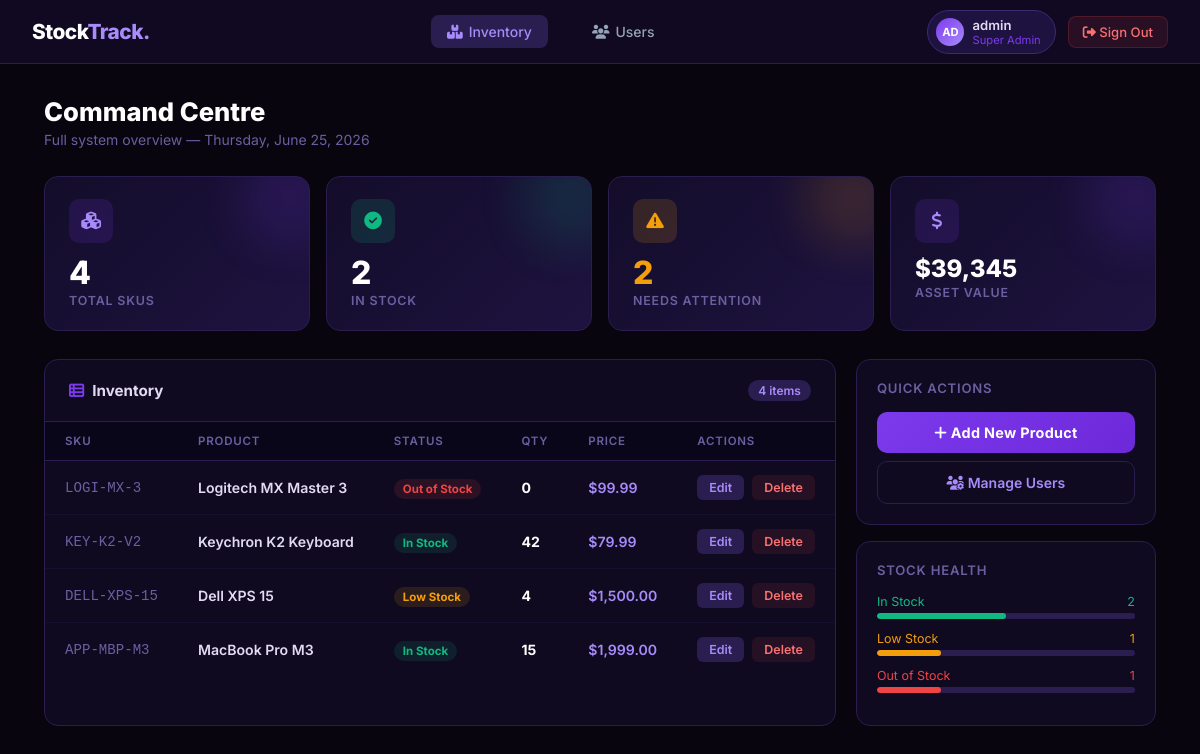
/dashboard.php (signed in), run on the app's committed database.
### tables this page shows
CREATE TABLE IF NOT EXISTS products (
    id           INT PRIMARY KEY AUTO_INCREMENT,
    product_name VARCHAR(100)   NOT NULL,
    sku          VARCHAR(50)    NOT NULL UNIQUE,
    quantity     INT            NOT NULL DEFAULT 0,
    price        DECIMAL(10,2)  NOT NULL DEFAULT 0.00,
    last_updated TIMESTAMP DEFAULT CURRENT_TIMESTAMP ON UPDATE CURRENT_TIMESTAMP
);

### dashboard.php (the view, shortened to what this page needs)
<?php
require 'includes/db.php';
$role = $_SESSION['user_role'] ?? 'viewer';
$result         = $conn->query("SELECT id, product_name, sku, quantity, price FROM products ORDER BY id DESC");
$total_products = $result->num_rows;
$total_value    = 0; $low_stock = 0; $out_stock = 0; $products = [];
while ($row = $result->fetch_assoc()) {
    $products[]  = $row;
    $total_value += $row['quantity'] * $row['price'];
    if ($row['quantity'] == 0) $out_stock++;
    elseif ($row['quantity'] < 5) $low_stock++;
}
$in_stock = $total_products - $low_stock - $out_stock;
?>
<!DOCTYPE html>
<html lang="en">
<head>
    <link rel="stylesheet" href="css/style.css">
    <link rel="stylesheet" href="https://cdnjs.cloudflare.com/ajax/libs/font-awesome/6.5.0/css/all.min.css">
</head>
<body>
<?php
if ($role === 'super_admin'):
    $initials = strtoupper(substr($_SESSION['user_name'], 0, 2));
?>
<nav class="sa-nav">
    <div class="brand">Stock<span>Track.</span></div>
    <div class="nav-links">
        <a href="dashboard.php" class="active"><i class="fa fa-boxes-stacked"></i> Inventory</a>
        <a href="users.php"><i class="fa fa-users"></i> Users</a>
    </div>
    <div class="nav-right">
        <div class="user-pill">
            <div class="avatar"><?php echo $initials; ?></div>
            <div>
                <div class="uname"><?php echo htmlspecialchars($_SESSION['user_name']); ?></div>
                <div class="urole">Super Admin</div>
            </div>
        </div>
        <a href="login.php?logout=1" class="btn-logout"><i class="fa fa-right-from-bracket"></i> Sign Out</a>
    </div>
</nav>
<div class="sa-body">
    <div class="sa-page-title">Command Centre</div>
    <div class="sa-page-sub">Full system overview — <?php echo date('l, F j, Y'); ?></div>
    <div class="sa-kpi-row">
        <div class="sa-kpi">
            <div class="kpi-icon" style="background:rgba(124,58,237,0.15); color:#a78bfa;"><i class="fa fa-cubes"></i></div>
            <div class="kpi-val"><?php echo $total_products; ?></div>
            <div class="kpi-label">Total SKUs</div>
            <div class="kpi-glow" style="background:#7c3aed;"></div>
        </div>
        <div class="sa-kpi">
            <div class="kpi-icon" style="background:rgba(16,185,129,0.15); color:#10b981;"><i class="fa fa-circle-check"></i></div>
            <div class="kpi-val"><?php echo $in_stock; ?></div>
            <div class="kpi-label">In Stock</div>
            <div class="kpi-glow" style="background:#10b981;"></div>
        </div>
        <div class="sa-kpi">
            <div class="kpi-icon" style="background:rgba(245,158,11,0.15); color:#f59e0b;"><i class="fa fa-triangle-exclamation"></i></div>
            <div class="kpi-val" style="color:<?php echo ($low_stock+$out_stock)>0?'#f59e0b':'#fff'; ?>"><?php echo $low_stock + $out_stock; ?></div>
            <div class="kpi-label">Needs Attention</div>
            <div class="kpi-glow" style="background:#f59e0b;"></div>
        </div>
        <div class="sa-kpi">
            <div class="kpi-icon" style="background:rgba(124,58,237,0.15); color:#a78bfa;"><i class="fa fa-dollar-sign"></i></div>
            <div class="kpi-val" style="font-size:1.5rem;">$<?php echo number_format($total_value,0); ?></div>
            <div class="kpi-label">Asset Value</div>
            <div class="kpi-glow" style="background:#7c3aed;"></div>
        </div>
    </div>
    <div class="sa-grid">
        <div class="sa-card">
            <div class="sa-card-head">
                <h3><i class="fa fa-table-list" style="color:#7c3aed; margin-right:8px;"></i>Inventory</h3>
                <span class="count"><?php echo $total_products; ?> items</span>
            </div>
            <table class="sa-table">
                <thead>
                    <tr>
                        <th>SKU</th><th>Product</th><th>Status</th><th>Qty</th><th>Price</th><th>Actions</th>
                    </tr>
                </thead>
                <tbody>
                <?php foreach($products as $p): ?>
                <tr>
                    <td class="sa-sku"><?php echo htmlspecialchars($p['sku']); ?></td>
                    <td style="font-weight:600; color:#e2d9f3;"><?php echo htmlspecialchars($p['product_name']); ?></td>
                    <td>
                        <?php if($p['quantity']==0): ?><span class="badge out-stock">Out of Stock</span>
                        <?php elseif($p['quantity']<5): ?><span class="badge low-stock">Low Stock</span>
                        <?php else: ?><span class="badge in-stock">In Stock</span><?php endif; ?>
                    </td>
                    <td class="sa-qty"><?php echo $p['quantity']; ?></td>
                    <td class="sa-price">$<?php echo number_format($p['price'],2); ?></td>
                    <td>
                        <div class="sa-act">
                            <button class="btn-edit" onclick="openEdit(<?php echo (int)$p['id']; ?>,<?php echo json_encode($p['product_name']); ?>,<?php echo json_encode($p['sku']); ?>,<?php echo (int)$p['quantity']; ?>,<?php echo number_format($p['price'],2,'.',''); ?>)">Edit</button>
                            <form method="POST" style="display:inline;" onsubmit="return confirm('Delete <?php echo htmlspecialchars(addslashes($p['product_name'])); ?>?');">
                                <button type="submit" class="btn-del">Delete</button>
                            </form>
                        </div>
                    </td>
                </tr>
                <?php endforeach; ?>
                </tbody>
            </table>
        </div>
        <div class="sa-panel">
            <div class="sa-panel-card">
                <h4>Quick Actions</h4>
                <button class="sa-add-btn" onclick="openModal('addModal')"><i class="fa fa-plus"></i> Add New Product</button>
                <a href="users.php" class="sa-user-btn"><i class="fa fa-users-gear"></i> Manage Users</a>
            </div>
            <div class="sa-panel-card">
                <h4>Stock Health</h4>
                <?php $tp = max($total_products,1); ?>
                <div class="sa-stock-bar">
                    <div class="bar-label"><span style="color:#10b981;">In Stock</span><span style="color:#10b981;"><?php echo $in_stock; ?></span></div>
                    <div class="bar-track"><div class="bar-fill" style="width:<?php echo round($in_stock/$tp*100); ?>%; background:#10b981;"></div></div>
                </div>
                <div class="sa-stock-bar">
                    <div class="bar-label"><span style="color:#f59e0b;">Low Stock</span><span style="color:#f59e0b;"><?php echo $low_stock; ?></span></div>
                    <div class="bar-track"><div class="bar-fill" style="width:<?php echo round($low_stock/$tp*100); ?>%; background:#f59e0b;"></div></div>
                </div>
                <div class="sa-stock-bar">
                    <div class="bar-label"><span style="color:#ef4444;">Out of Stock</span><span style="color:#ef4444;"><?php echo $out_stock; ?></span></div>
                    <div class="bar-track"><div class="bar-fill" style="width:<?php echo round($out_stock/$tp*100); ?>%; background:#ef4444;"></div></div>
                </div>
            </div>
        </div>
    </div>
</div>
<?php
endif; ?>
</body>
</html>

### style.css (style rules this page uses)
:root { --bg-base: #0f172a; --bg-surface: #1e293b; --primary: #6366f1; --primary-hover: #4f46e5; --danger: #ef4444; --text-main: #f8fafc; --text-muted: #94a3b8; --border: #334155; }
* { margin: 0; padding: 0; box-sizing: border-box; font-family: 'Inter', sans-serif; }
body { background-color: var(--bg-base); color: var(--text-main); display: flex; min-height: 100vh; flex-direction: column; }
button { width: 100%; background: var(--primary); color: white; padding: 12px; border: none; border-radius: 8px; font-weight: 500; font-size: 1rem; cursor: pointer; transition: background 0.2s; }
a { color: var(--primary); text-decoration: none; transition: opacity 0.2s; }
table { width: 100%; border-collapse: collapse; }
th { text-align: left; padding: 16px 24px; background: rgba(15, 23, 42, 0.4); color: var(--text-muted); font-weight: 500; font-size: 0.875rem; border-bottom: 1px solid var(--border); }
td { padding: 16px 24px; border-bottom: 1px solid var(--border); font-size: 0.95rem; }
.nav-links a { color: var(--text-muted); margin-left: 24px; font-weight: 500; transition: color 0.2s; }

### data on the page
products: sku "LOGI-MX-3", product_name "Logitech MX Master 3", shows "Out of Stock", quantity "0", price "99.99"
products: sku "KEY-K2-V2", product_name "Keychron K2 Keyboard", shows "In Stock", quantity "42", price "79.99"
products: sku "DELL-XPS-15", product_name "Dell XPS 15", shows "Low Stock", quantity "4", price "1,500.00"
products: sku "APP-MBP-M3", product_name "MacBook Pro M3", shows "In Stock", quantity "15", price "1,999.00"

### other printed values
$initials "AD"
$_SESSION['user_name'] "admin"
$total_products "4"
$in_stock "2"
$low_stock + $out_stock "2"
$total_value "39,345"
$low_stock "1"
$out_stock "1"
